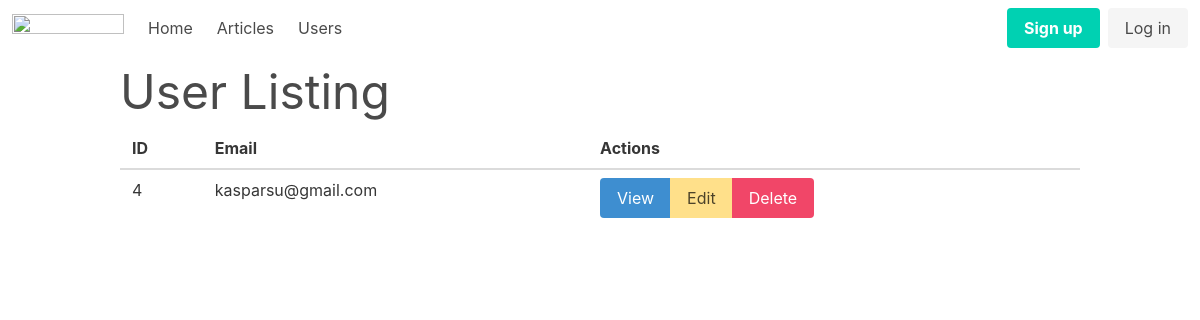
Before: /admin/users with the older database file.
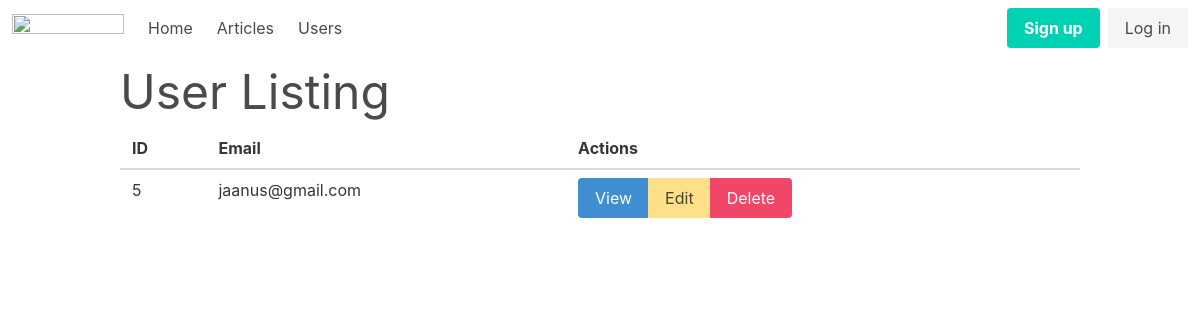
After: the same page with the newer database file.
### tables this page shows
CREATE TABLE users
(
    id       integer
        primary key autoincrement,
    email    text not null
        unique,
    password text not null
);

### helpers.php (called while the page is built, shortened)
<?php
function view($viewName, $vars = []){
    extract($vars);
    include __DIR__ . "/views/$viewName.php";
}

### src/Controllers/UserController.php (called while the page is built, shortened)
<?php
class UserController {
    public function index(){
        $users = User::all();
        view('users/index', compact('users'));
    }
}

### src/DB.php (called while the page is built, shortened)
<?php
class DB {
    private $conn;
    public function __construct(){
        try {
            $this->conn = new PDO("sqlite:db.sqlite");
            $this->conn->setAttribute(PDO::ATTR_ERRMODE, PDO::ERRMODE_EXCEPTION);
        } catch(PDOException $e) {
            echo "Connection failed: " . $e->getMessage();
        }
    }
    public function all($table, $class){
        $stmt = $this->conn->prepare("SELECT * FROM $table");
        $stmt->execute();
        $stmt->setFetchMode(PDO::FETCH_CLASS, $class);
        return $stmt->fetchAll();
    }
}

### src/Models/Model.php (called while the page is built, shortened)
<?php
class Model {
    public static $table;
    public static function all(){
        $db = new DB();
        return $db->all(static::$table, static::class);
    }
}

### views/users/index.php (the view)
<?php include __DIR__ . '/../partials/header.php'; ?>
<div class="container">
    <h1 class="is-size-1">User Listing</h1>
    <table class="table is-striped is-fullwidth">
        <thead>
            <th>ID</th>
            <th>Email</th>
            <th>Actions</th>
        </thead>
        <tbody>
            <?php foreach($users as $user): ?>
                <tr>
                    <td><?=$user->id?></td>
                    <td><?=$user->email?></td>
                    <td>
                        <div class="buttons has-addons">
                        <a class="button is-info" href="/admin/users/view?id=<?=$user->id?>">View</a>
                            <a class="button is-warning" href="/admin/users/edit?id=<?=$user->id?>">Edit</a>
                            <a class="button is-danger" href="/admin/users/delete?id=<?=$user->id?>">Delete</a>
                        </div>
                    </td>
                </tr>
            <?php endforeach; ?>
        </tbody>
    </table>
</div>
<?php include __DIR__ . '/../partials/footer.php'; ?>

Changed rows visible on the page:
removed users: id "4", email "kasparsu@gmail.com"
added users: id "5", email "jaanus@gmail.com"
